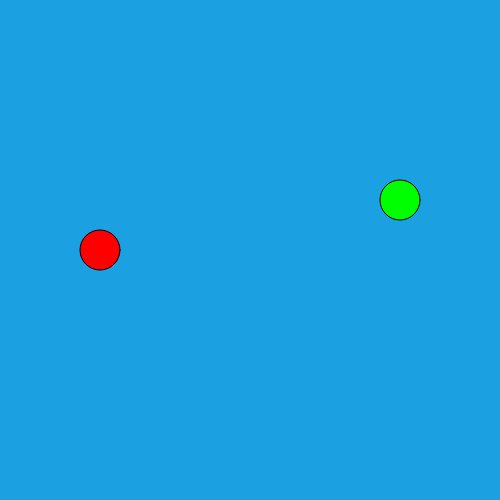
Frame 1 (no input)
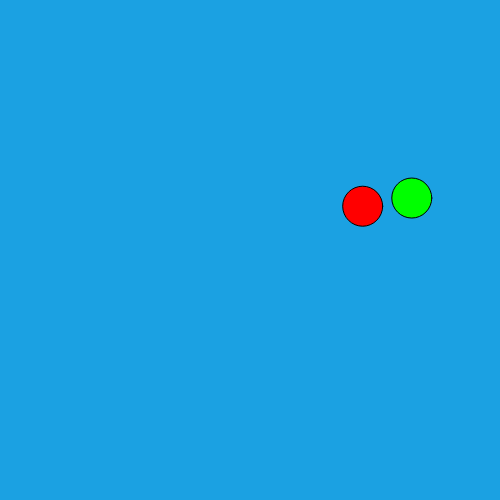
Frame 60 (no input)
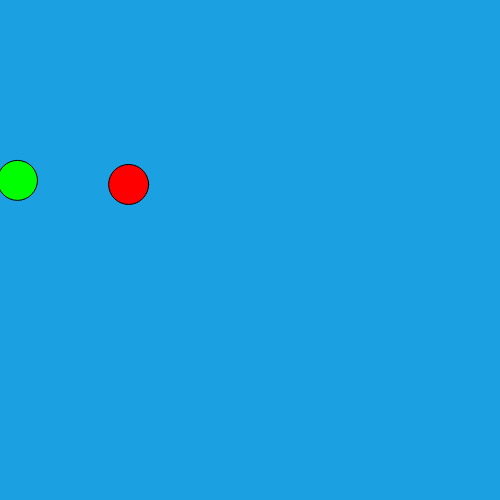
Frame 120 (the mouse pressed at the canvas centre since frame 60)

The p5.js sketch that drew these frames (run headless with seeded random() and noise() and a simulated clock; from frame 60 on, the mouse is pressed at the canvas centre):

// p5.js sketch
// ── sketch.js
var lover;
var hater;
function setup() {
  createCanvas(500, 500);
  lover = new Mover(createVector(100, height/2));
  hater = new Mover(createVector(400, 200));
}

function draw() {
  background(27, 161, 226);
  fill(255, 0, 0);
  lover.update();
  lover.display();

  fill(0, 255, 0);
  hater.update();
  hater.display();

  addLoverForce();
  addHateForce();
}

function addLoverForce() {
  var haterLoc = hater.loc.copy();
  var loverLoc = lover.loc.copy();
  var diffLoc = haterLoc.sub(loverLoc);
  diffLoc.mult(0.003);
  lover.applyForce(diffLoc);
}

function addHateForce() {
  var haterLoc = hater.loc.copy();
  var loverLoc = lover.loc.copy();
  var diffLoc = loverLoc.sub(haterLoc);
  if (diffLoc.mag() < 40) {
    diffLoc.mult(-0.3);
    hater.applyForce(diffLoc);
  }
}

// ── mover.js
class Mover {
  constructor(location) {
    this.loc = location;
    this.vel = createVector(0, 0);
    this.acc = createVector(0, 0);
  }

  applyForce(force) {
    this.acc.add(force);
  }

  update() {
    this.vel.add(this.acc);
    this.loc.add(this.vel);
    this.vel.mult(0.9);
    this.acc.mult(0);

    if (this.loc.y > height) {
      this.loc.y = 0;
    } else if ( this.loc.y < 0 ) {
      this.loc.y = height;
    }

    if (this.loc.x > width) {
      this.loc.x = 0;
    } else if ( this.loc.x < 0) {
      this.loc.x = width;
    }

  }

  display() {
    ellipse(this.loc.x, this.loc.y, 40, 40);
  }
}
